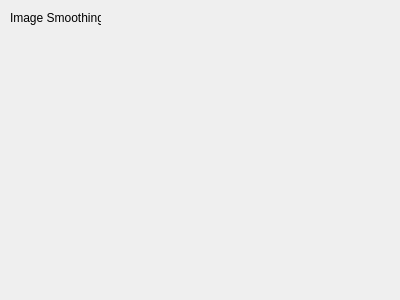
<?xml version="1.0" encoding="UTF-8"?>
<ui version="4.0">
 <class>smooth</class>
 <widget class="QWidget" name="smooth">
  <property name="geometry">
   <rect>
    <x>0</x>
    <y>0</y>
    <width>400</width>
    <height>300</height>
   </rect>
  </property>
  <property name="windowTitle">
   <string>Form</string>
  </property>
  <widget class="QLabel" name="label">
   <property name="geometry">
    <rect>
     <x>10</x>
     <y>10</y>
     <width>91</width>
     <height>16</height>
    </rect>
   </property>
   <property name="text">
    <string>Image Smoothing</string>
   </property>
  </widget>
 </widget>
 <resources/>
 <connections/>
</ui>
